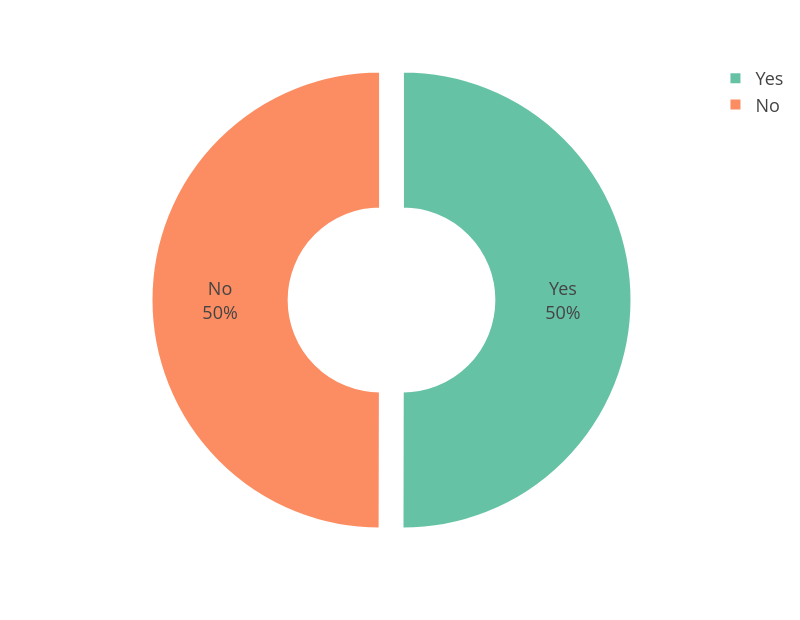

Write notebook code for a chart like this one.
### Markdown cell above
# Average Performance Rating by OverTime Status

### Code cell
# Step 1: Calculate average performance rating per overtime status
overtime_perf = HR_Analytics.groupby('OverTime')['PerformanceRating'].mean().reset_index()

# Step 2: Calculate total for percentage (optional: to show % contribution)
total_perf = overtime_perf['PerformanceRating'].sum()
overtime_perf['percentage'] = round((overtime_perf['PerformanceRating'] / total_perf) * 100, 2)

# Step 3: Create pie chart
fig = px.pie(overtime_perf,
             names='OverTime',
             values='PerformanceRating',
             #title='Average Performance Rating by OverTime Status',
             color_discrete_sequence=px.colors.qualitative.Set2,
             hole=0.4)  # donut style

# Step 4: Styling
fig.update_traces(
    textinfo='percent+label',
    pull=[0.05] * len(overtime_perf),
    marker=dict(line=dict(color='white', width=2))
)

fig.update_layout(
    template="presentation",
    paper_bgcolor="rgba(0,0,0,0)",
    plot_bgcolor="rgba(0,0,0,0)",
    width=800,
    height=620
)

# Step 5: Show and save
fig.show()

results_dir = 'results'
os.makedirs(results_dir, exist_ok=True)

#fig.write_image(os.path.join(results_dir, 'performance_by_overtime_pie.jpg'))
#fig.write_image(os.path.join(results_dir, 'performance_by_overtime_pie.png'))
fig.write_html(os.path.join(results_dir, 'performance_by_overtime_pie.html'))

### Figure 1 — Plotly figure (JSON) as saved in the notebook; plotly's stock layout.template omitted (floating-point values rounded to 4 significant figures)
{"data": [{"domain": {"x": [0, 1], "y": [0, 1]}, "hole": 0.4, "hovertemplate": "OverTime=%{label}<br>PerformanceRating=%{value}<extra></extra>", "labels": ["No", "Yes"], "legendgroup": "", "marker": {"line": {"color": "white", "width": 2}}, "name": "", "pull": [0.05, 0.05], "showlegend": true, "textinfo": "percent+label", "type": "pie", "values": [3.152, 3.156]}], "layout": {"height": 620, "legend": {"tracegroupgap": 0}, "margin": {"t": 60}, "paper_bgcolor": "rgba(0, 0, 0, 0)", "piecolorway": ["rgb(102,194,165)", "rgb(252,141,98)", "rgb(141,160,203)", "rgb(231,138,195)", "rgb(166,216,84)", "rgb(255,217,47)", "rgb(229,196,148)", "rgb(179,179,179)"], "plot_bgcolor": "rgba(0, 0, 0, 0)", "width": 800}}
